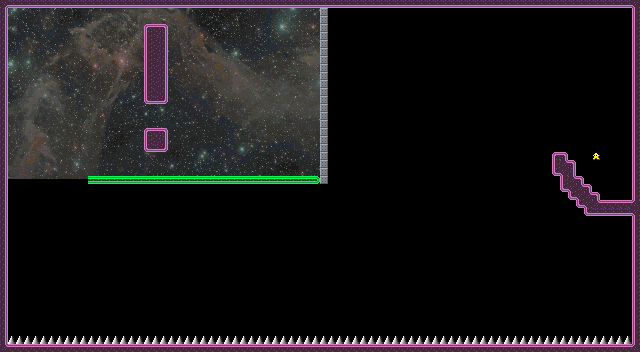

The image is a tile-based game level rendered from a .tmx file. Its description and source (layers, tilesets, objects; grid data summarised) follow:
An orthogonal 80x44 tile map with 8x8 px tiles, 2 tile layers (yk, Tile Layer 1), 2 image layers and 40 objects.

<map version="1.10" tiledversion="1.10.2" orientation="orthogonal" renderorder="right-down" width="80" height="44" tilewidth="8" tileheight="8" infinite="0" nextlayerid="8" nextobjectid="42">
 <tileset firstgid="1" source="../../purple.tsx" />
 <imagelayer id="5" name="Image Layer 2" offsetx="-15.7948" offsety="526.037">
  <image source="../../space.png" width="320" height="176" />
 </imagelayer>
 <imagelayer id="3" name="Image Layer 1" offsetx="4.12039" offsety="3.43366">
  <image source="../../space2.png" width="320" height="176" />
 </imagelayer>
 <layer id="4" name="yk" width="80" height="44">
  <data>[3520 cells, 90 non-empty, 15 distinct tile ids]</data>
 </layer>
 <layer id="1" name="Tile Layer 1" width="80" height="44">
  <data>[3520 cells, 355 non-empty, 13 distinct tile ids]</data>
 </layer>
 <objectgroup id="2" name="wr">
  <object id="1" gid="130" x="8" y="272" width="8" height="8">
   <properties>
    <property name="direction" value="E" />
    <property name="distance" type="int" value="56" />
   </properties>
  </object>
  <object id="2" gid="130" x="16" y="272" width="8" height="8">
   <properties>
    <property name="direction" value="E" />
    <property name="distance" type="int" value="56" />
   </properties>
  </object>
  <object id="3" gid="130" x="24" y="272" width="8" height="8">
   <properties>
    <property name="direction" value="E" />
    <property name="distance" type="int" value="56" />
   </properties>
  </object>
  <object id="4" gid="130" x="40" y="272" width="8" height="8">
   <properties>
    <property name="direction" value="E" />
    <property name="distance" type="int" value="56" />
   </properties>
  </object>
  <object id="5" gid="130" x="32" y="272" width="8" height="8">
   <properties>
    <property name="direction" value="E" />
    <property name="distance" type="int" value="56" />
   </properties>
  </object>
  <object id="6" gid="130" x="48" y="272" width="8" height="8">
   <properties>
    <property name="direction" value="E" />
    <property name="distance" type="int" value="56" />
   </properties>
  </object>
  <object id="7" gid="130" x="56" y="272" width="8" height="8">
   <properties>
    <property name="direction" value="E" />
    <property name="distance" type="int" value="56" />
   </properties>
  </object>
  <object id="8" gid="130" x="64" y="272" width="8" height="8">
   <properties>
    <property name="direction" value="E" />
    <property name="distance" type="int" value="56" />
   </properties>
  </object>
  <object id="9" gid="130" x="72" y="272" width="8" height="8">
   <properties>
    <property name="direction" value="E" />
    <property name="distance" type="int" value="56" />
   </properties>
  </object>
  <object id="10" gid="130" x="80" y="272" width="8" height="8">
   <properties>
    <property name="direction" value="E" />
    <property name="distance" type="int" value="56" />
   </properties>
  </object>
  <object id="11" gid="130" x="96" y="272" width="8" height="8">
   <properties>
    <property name="direction" value="E" />
    <property name="distance" type="int" value="56" />
   </properties>
  </object>
  <object id="12" gid="130" x="88" y="272" width="8" height="8">
   <properties>
    <property name="direction" value="E" />
    <property name="distance" type="int" value="56" />
   </properties>
  </object>
  <object id="13" gid="130" x="104" y="272" width="8" height="8">
   <properties>
    <property name="direction" value="E" />
    <property name="distance" type="int" value="56" />
   </properties>
  </object>
  <object id="14" gid="130" x="120" y="272" width="8" height="8">
   <properties>
    <property name="direction" value="E" />
    <property name="distance" type="int" value="56" />
   </properties>
  </object>
  <object id="15" gid="130" x="112" y="272" width="8" height="8">
   <properties>
    <property name="direction" value="E" />
    <property name="distance" type="int" value="56" />
   </properties>
  </object>
  <object id="16" gid="130" x="128" y="272" width="8" height="8">
   <properties>
    <property name="direction" value="E" />
    <property name="distance" type="int" value="56" />
   </properties>
  </object>
  <object id="17" gid="130" x="136" y="272" width="8" height="8">
   <properties>
    <property name="direction" value="E" />
    <property name="distance" type="int" value="56" />
   </properties>
  </object>
  <object id="18" gid="130" x="144" y="272" width="8" height="8">
   <properties>
    <property name="direction" value="E" />
    <property name="distance" type="int" value="56" />
   </properties>
  </object>
  <object id="19" gid="130" x="152" y="272" width="8" height="8">
   <properties>
    <property name="direction" value="E" />
    <property name="distance" type="int" value="56" />
   </properties>
  </object>
  <object id="21" gid="129" x="512" y="232" width="8" height="8" />
  <object id="22" gid="129" x="512" y="232" width="8" height="8" />
  <object id="23" gid="129" x="504" y="232" width="8" height="8" />
  <object id="24" gid="129" x="488" y="232" width="8" height="8" />
  <object id="25" gid="129" x="480" y="232" width="8" height="8" />
  <object id="26" gid="129" x="496" y="232" width="8" height="8" />
  <object id="27" gid="129" x="520" y="232" width="8" height="8" />
  <object id="28" gid="129" x="528" y="232" width="8" height="8" />
  <object id="29" gid="129" x="552" y="256" width="8" height="8" />
  <object id="30" gid="129" x="568" y="256" width="8" height="8" />
  <object id="31" gid="129" x="576" y="256" width="8" height="8" />
  <object id="32" gid="129" x="560" y="256" width="8" height="8" />
  <object id="33" gid="129" x="464" y="216" width="8" height="8" />
  <object id="34" gid="129" x="440" y="200" width="8" height="8" />
  <object id="35" gid="129" x="408" y="176" width="8" height="8" />
  <object id="36" gid="129" x="464" y="152" width="8" height="8" />
  <object id="37" gid="129" x="512" y="136" width="8" height="8" />
  <object id="38" gid="129" x="584" y="176" width="8" height="8" />
  <object id="39" gid="129" x="592" y="176" width="8" height="8" />
  <object id="40" gid="129" x="600" y="176" width="8" height="8" />
  <object id="41" gid="129" x="608" y="176" width="8" height="8" />
 </objectgroup>
</map>
